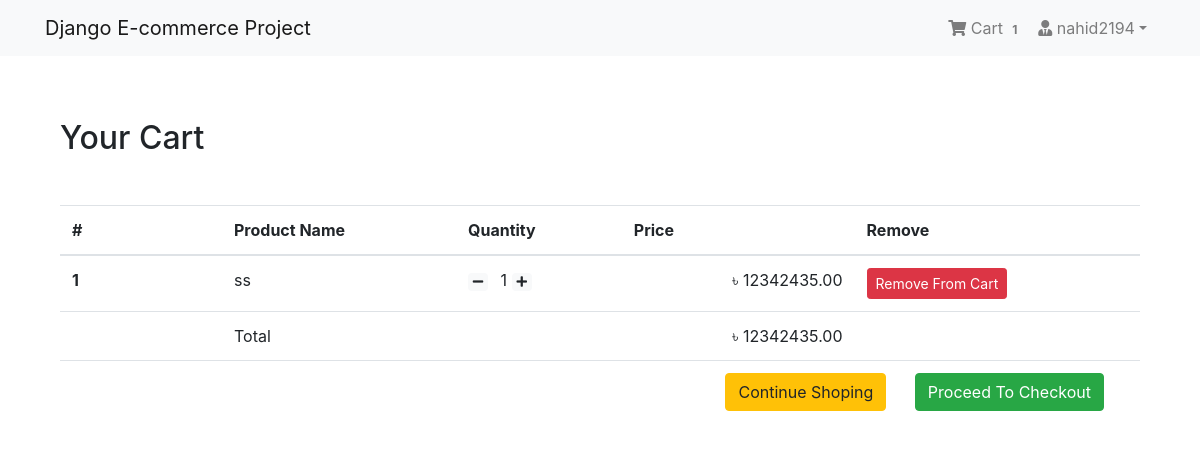
Page /shop/cart/ (signed in) on the earlier database version.
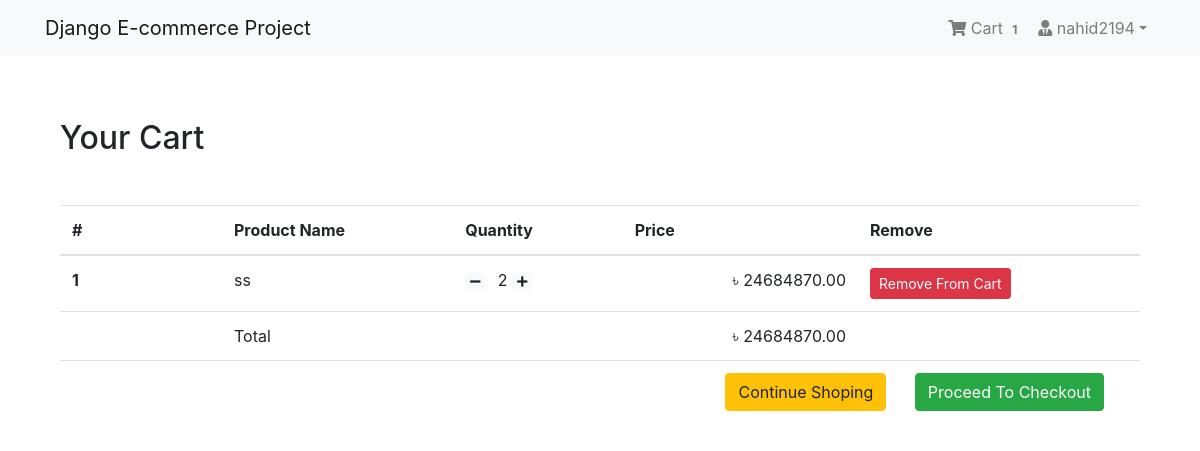
Same page on the later database version.
### App_Order/models.py (models this page shows, shortened)
class Cart(models.Model):
    user = models.ForeignKey(settings.AUTH_USER_MODEL,
                             on_delete=models.CASCADE, related_name="cart")
    item = models.ForeignKey(
        Product, on_delete=models.CASCADE, related_name="cart")
    quantity = models.IntegerField(default=1)
    purchased = models.BooleanField(default=False)
    created = models.DateTimeField(auto_now_add=True)
    updated = models.DateTimeField(auto_now=True)
    def get_total(self):
        total = self.item.price * self.quantity
        float_total = format(total, '0.2f')
        return float_total

class Order(models.Model):
    orderitems = models.ManyToManyField(Cart)
    user = models.ForeignKey(settings.AUTH_USER_MODEL,
                             on_delete=models.CASCADE)
    ordered = models.BooleanField(default=False)
    created = models.DateTimeField(auto_now_add=True)
    paymentId = models.CharField(max_length=264, blank=True, null=True)
    ordereId = models.CharField(max_length=200, blank=True, null=True)
    def get_totals(self):
        total = 0
        for order_item in self.orderitems.all():
            total += float(order_item.get_total())
        return total

### App_Shop/models.py (models this page shows, shortened)
class Product(models.Model):
    mainimage = models.ImageField(upload_to='Products')
    name = models.CharField(max_length=264)
    category = models.ForeignKey(
        Category, on_delete=models.CASCADE, related_name='category')
    preview_text = models.TextField(
        max_length=200, verbose_name='Preview Text')
    detail_text = models.TextField(max_length=1000, verbose_name='Description')
    price = models.FloatField()
    old_price = models.FloatField(default=0.00)
    created = models.DateTimeField(auto_now_add=True)
    class Meta:
        ordering = ['-created', ]

### App_Order/views.py (the view)
# urls.py: path('cart/', views.cart_view, name="cart"),
@login_required
def cart_view(request):
    carts = Cart.objects.filter(user=request.user, purchased=False)
    orders = Order.objects.filter(user=request.user, ordered=False)
    if carts.exists() and orders.exists():
        order = orders[0]
        return render(request, 'App_Order/cart.html', context={'carts': carts, 'order': order})
    else:
        messages.warning(request, "You don't have any item in your cart!")
        return redirect("App_Shop:home")

### App_Order/templatetags/cart_tag.py (called while the page is built)
@register.filter
def cart_total(user):
    order = Order.objects.filter(user=user, ordered=False)
    if order.exists():
        return order[0].orderitems.count()
    else:
        return 0

### templates/App_Order/cart.html
{% extends "base.html" %}
{% block body_block %}
<div class="container my-5">
    <div class="my-5">
        <h2>Your Cart</h2>
    </div>
    <table class="table table-hover">
        <thead>
            <tr>
                <th scope="col" width="15%">#</th>
                <th scope="col">Product Name</th>
                <th scope="col">Quantity</th>
                <th scope="col" align="right">Price</th>
                <th scope="col">Remove</th>
            </tr>
        </thead>
        <tbody>
            {% for cart in carts %}
            <tr>
                <th>{{ forloop.counter }}</th>
                <td>{{ cart.item.name }}</td>
                <td>
                    <a class="mr-2" href="{% url 'App_Order:decrease' pk=cart.item.pk %}"><span
                            class="badge badge-light"><i class="fas fa-minus"></i></span></a>
                    {{ cart.quantity }}
                    <a class="mr-2" href="{% url 'App_Order:increase' pk=cart.item.pk %}"> <span
                            class="badge badge-light"> <i class="fas fa-plus"></i></span></a>
                </td>
                <td align="right">&#2547; {{ cart.get_total }}</td>
                <td><a href="{% url 'App_Order:remove' pk=cart.item.pk %}" class="btn btn-danger btn-sm">Remove From
                        Cart</a></td>
            </tr>
            {% endfor %}
            <tr>
                <th scope="row"></th>
                <td colspan="2">Total</td>
                <td align="right">&#2547; {{ order.get_totals | floatformat:2 }}</td>
                <td></td>
            </tr>
            <tr>
                <th scope="row"></th>
                <td colspan="4" class="text-right">
                    <a href="#" class="btn btn-warning mr-4">Continue Shoping</a>
                    <a href="{% url 'App_Payment:checkout' %}" class="btn btn-success mr-4">Proceed To Checkout</a>
                </td>
            </tr>
        </tbody>
    </table>
</div>
{% endblock %}

Differences in the rows shown:
changed Cart "ss": quantity "1" → "2"; get_total "12342435.00" → "24684870.00"
changed through a linked row, Order: get_totals "12342435.00" → "24684870.00"
